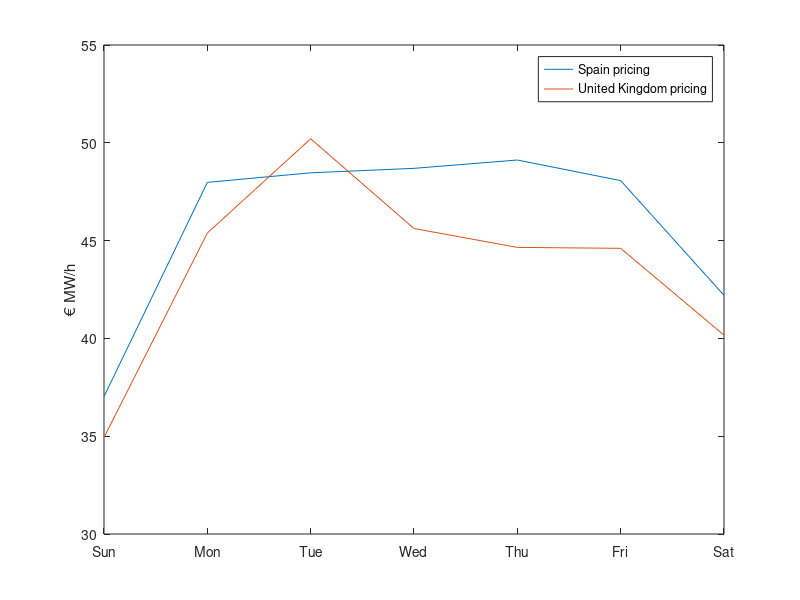
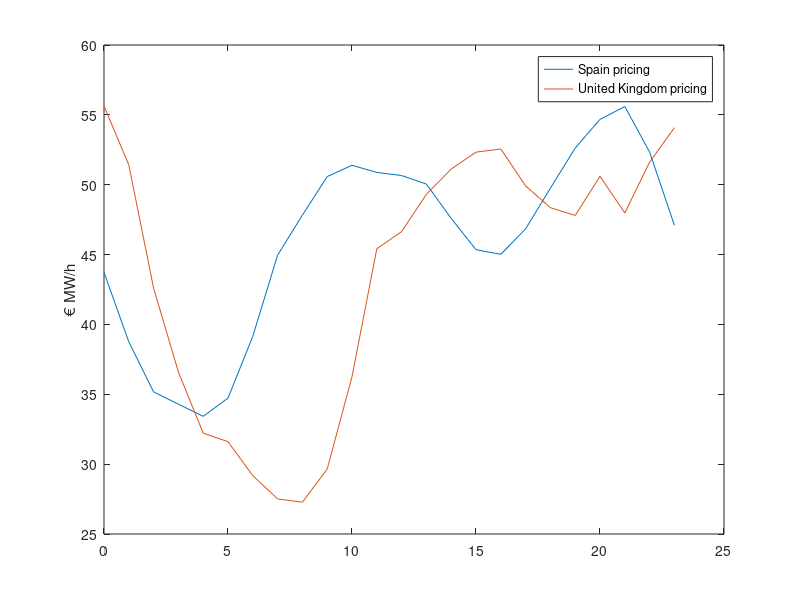

Recreate these plots in MATLAB, in order.
load('uk_dialy_per_hours.mat');
load('sp_dialy_per_hours.mat');

uk_average_days = zeros(7,1);
sp_average_days = zeros(7,1);

for i = 1:7
   for j = 1 : 24
       sp_average_days(i) = sp_average_days(i) + y(i,j);
       uk_average_days(i) = uk_average_days(i) + x(i,j);
   end;
   sp_average_days(i) = sp_average_days(i)/24;
   uk_average_days(i) = uk_average_days(i)/24;
end;

grafica = figure(1);
plot(sp_average_days);
hold on;
plot(uk_average_days);
legend('Spain pricing' , 'United Kingdom pricing');
ylabel('€ MW/h');
set(gca, 'XTickLabel',{'Sun','Mon','Tue','Wed','Thu','Fri','Sat'});
hold off;

uk_average_days = zeros(1,24);
sp_average_days = zeros(1,24);

for i = 1:24
   for j = 1 : 7
       sp_average_days(i) = sp_average_days(i) + y(j,i);
       uk_average_days(i) = uk_average_days(i) + x(j,i);
   end;
   sp_average_days(i) = sp_average_days(i)/7;
   uk_average_days(i) = uk_average_days(i)/7;
end;

xax = 0:23;
grafica = figure(2);
plot(xax, sp_average_days);
hold on;
plot(xax, uk_average_days);
ylabel('€ MW/h');
legend('Spain pricing' , 'United Kingdom pricing');
hold off;